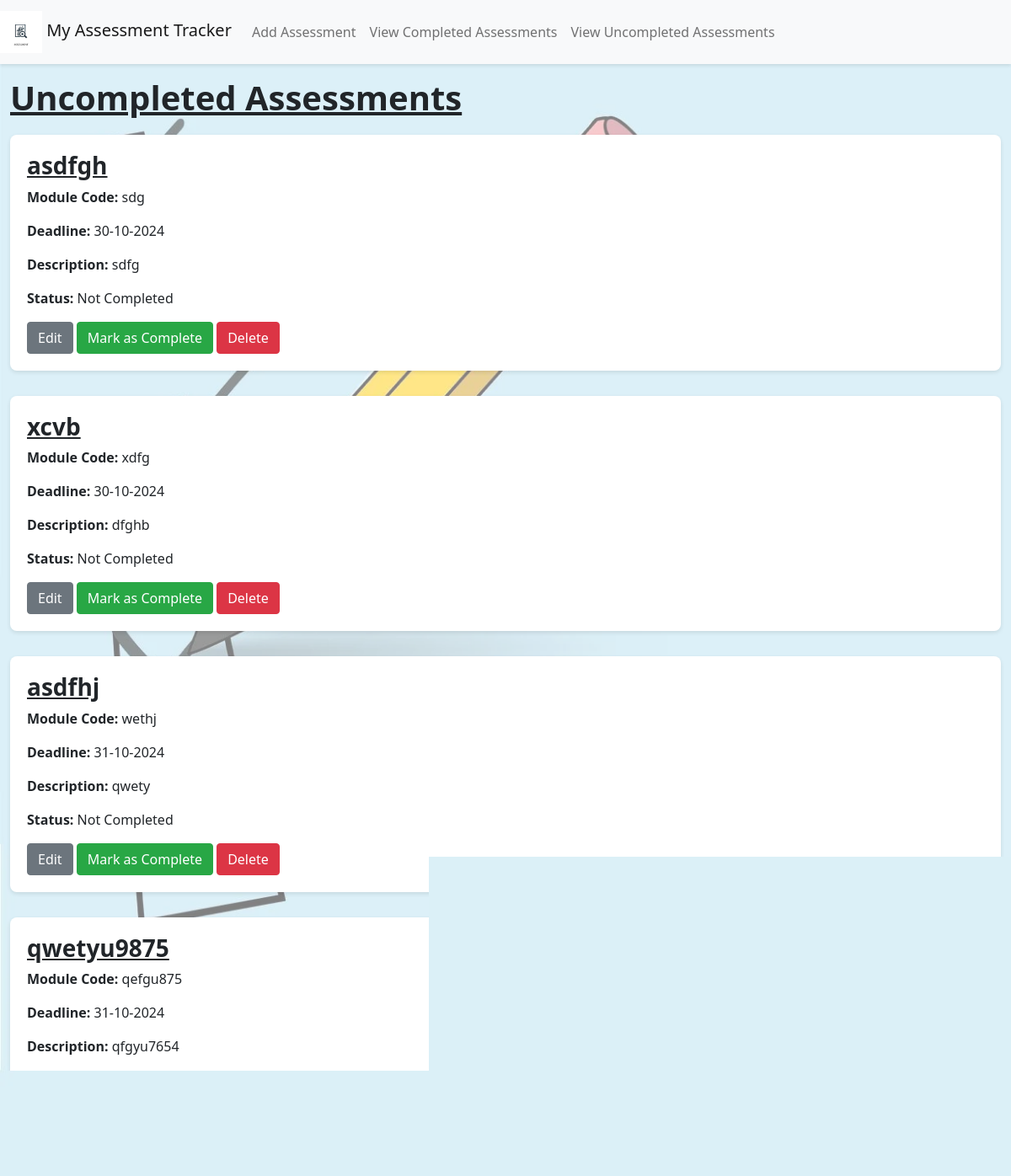
/view_uncompleted, run on the app's committed database.
### app/models.py (models this page shows)
class Assessment(db.Model):
    id = db.Column(db.Integer, primary_key=True)
    title = db.Column(db.String(100), nullable=False)
    module_code = db.Column(db.String(20), nullable=False)
    deadline_date = db.Column(db.DateTime, nullable=False)
    description = db.Column(db.Text, nullable=False)
    is_complete = db.Column(db.Boolean, default=False)

### app/views.py (the view)
@app.route('/view_uncompleted')
def view_uncompleted():
    uncompleted_assessments = Assessment.query.filter_by(
        is_complete=False).all()
    return render_template(
        'view_uncompleted.html',
        title='Uncompleted Assessments',
        assessments=uncompleted_assessments
    )

### app/templates/view_uncompleted.html (shortened to what this page needs)
<!DOCTYPE html>
<html lang="en">
{% extends "base.html" %}
{% block content %}
  <h1>Uncompleted Assessments</h1>
  <div class="assessment-list">
    {% if assessments %}
      {% for assessment in assessments %}
        <div class="assessment-item" role="region" aria-labelledby="assessment-{{ assessment.id }}">
          <h3 id="assessment-{{ assessment.id }}">{{ assessment.title }}</h3>
          <p><strong>Module Code:</strong> {{ assessment.module_code }}</p>
          <p><strong>Deadline:</strong> {{ assessment.deadline_date.strftime('%d-%m-%Y') }}</p>
          <p><strong>Description:</strong> {{ assessment.description }}</p>
          <p><strong>Status:</strong> Not Completed</p>
          <a href="{{ url_for('edit_assessment', assessment_id=assessment.id) }}" class="btn btn-secondary" role="button">Edit</a>
          <form action="{{ url_for('mark_complete', assessment_id=assessment.id) }}" method="post" style="display:inline;" aria-label="Mark assessment {{ assessment.title }} as complete">
            <button type="submit" class="btn btn-success">Mark as Complete</button>
          </form>
          <form action="{{ url_for('delete_assessment', assessment_id=assessment.id) }}" method="post" style="display:inline;" aria-label="Delete assessment {{ assessment.title }}">
            <button type="submit" class="btn btn-danger">Delete</button>
          </form>
        </div>
      {% endfor %}
    {% else %}
      <div class="alert alert-info" role="alert">
        <p>All assessments are completed for the moment.</p>
        <a href="{{ url_for('view_completed') }}" class="btn btn-primary" role="button">View Completed Assessments</a>
      </div>
    {% endif %}
  </div>
{% endblock %}

### app/static/style.css (style rules this page uses)
body, html { height: 100%; margin: 0; }
body { background-image: url('../static/background.jpg'); background-color: rgba(240, 248, 255, 0.8); background-size: cover; background-repeat: no-repeat; background-attachment: fixed; position: relative; z-index: -1; }
.btn { transition: background-color 0.3s, transform 0.3s; }
.btn-danger { background-color: #dc3545; border-color: #dc3545; }
.btn-success { background-color: #28a745; border-color: #28a745; }
a { color: #007bff; text-decoration: none; }
.assessment-list { margin-top: 20px; }
.assessment-item { margin-bottom: 30px; padding: 20px; background: #ffffff; border-radius: 8px; box-shadow: 0 2px 5px rgba(0, 0, 0, 0.1); }
h1, h2, h3, h4, h5, h6 { font-weight: bold; text-decoration: underline; }

### data on the page
Assessment: title "asdfgh", module_code "sdg", deadline_date "30-10-2024", description "sdfg"
Assessment: title "xcvb", module_code "xdfg", deadline_date "30-10-2024", description "dfghb"
Assessment: title "asdfhj", module_code "wethj", deadline_date "31-10-2024", description "qwety"
Assessment: title "qwetyu9875", module_code "qefgu875", deadline_date "31-10-2024", description "qfgyu7654"
